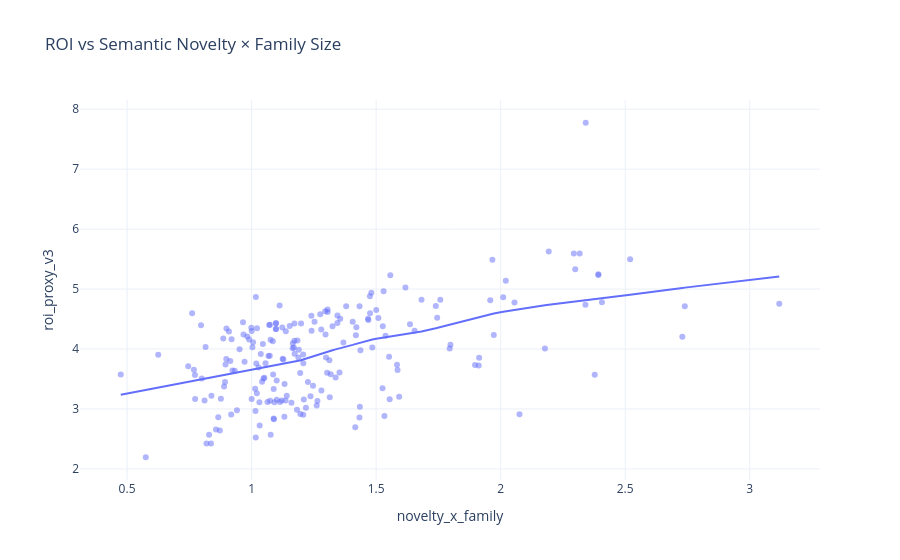

The notebook cell saved with this chart:
### Code cell
fig = px.scatter(
    df_nlp,
    x="novelty_x_family",
    y="roi_proxy_v3",
    opacity=0.5,
    trendline="lowess",
    title="ROI vs Semantic Novelty × Family Size"
)
fig.update_layout(template="plotly_white")
fig.show()

### Figure 1 — Plotly figure (JSON) as saved in the notebook; plotly's stock layout.template omitted (floating-point values rounded to 4 significant figures; data arrays with more than 128 entries replaced by an {"elided": "..."} marker saying what was removed)
{"data": [{"hovertemplate": "novelty_x_family=%{x}<br>roi_proxy_v3=%{y}<extra></extra>", "legendgroup": "", "marker": {"color": "#636efa", "opacity": 0.5, "symbol": "circle"}, "mode": "markers", "name": "", "orientation": "v", "showlegend": false, "type": "scatter", "x": {"elided": "200 float values"}, "xaxis": "x", "y": {"elided": "200 float values"}, "yaxis": "y"}, {"hovertemplate": "<b>LOWESS trendline</b><br><br>novelty_x_family=%{x}<br>roi_proxy_v3=%{y} <b>(trend)</b><extra></extra>", "legendgroup": "", "marker": {"color": "#636efa", "symbol": "circle"}, "mode": "lines", "name": "", "showlegend": false, "type": "scatter", "x": {"elided": "200 float values"}, "xaxis": "x", "y": {"elided": "200 float values"}, "yaxis": "y"}], "layout": {"legend": {"tracegroupgap": 0}, "title": {"text": "ROI vs Semantic Novelty × Family Size"}, "xaxis": {"anchor": "y", "domain": [0, 1], "title": {"text": "novelty_x_family"}}, "yaxis": {"anchor": "x", "domain": [0, 1], "title": {"text": "roi_proxy_v3"}}}}
